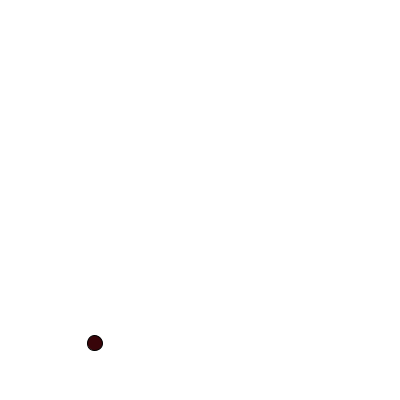
Frame 1 (no input)
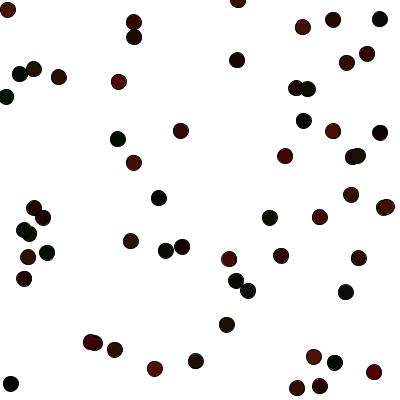
Frame 60 (the mouse pressed at the canvas centre just before this capture)
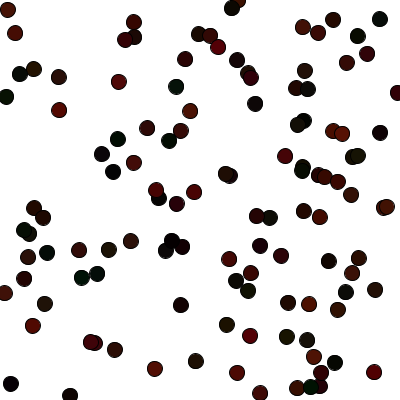
Frame 120 (the mouse held since frame 60 and released just before this capture)

The Processing sketch that drew these frames (run headless with seeded random() and noise(); from frame 60 on, the mouse is pressed at the canvas centre):

// Processing sketch: processing_95837
// ── processing_95837.pde

void setup ()
{
  size (400,400); // Size of background
  background (255,255,255); // Background color
  smooth (); // Improve edge smoothness
}
 
void draw ()
{
  fill (random (87) ,random (20), random (10)); // Color of circle
  ellipse (random(400),random(400), 15, 15); // Constraint of where circles appear and size of circles
}
